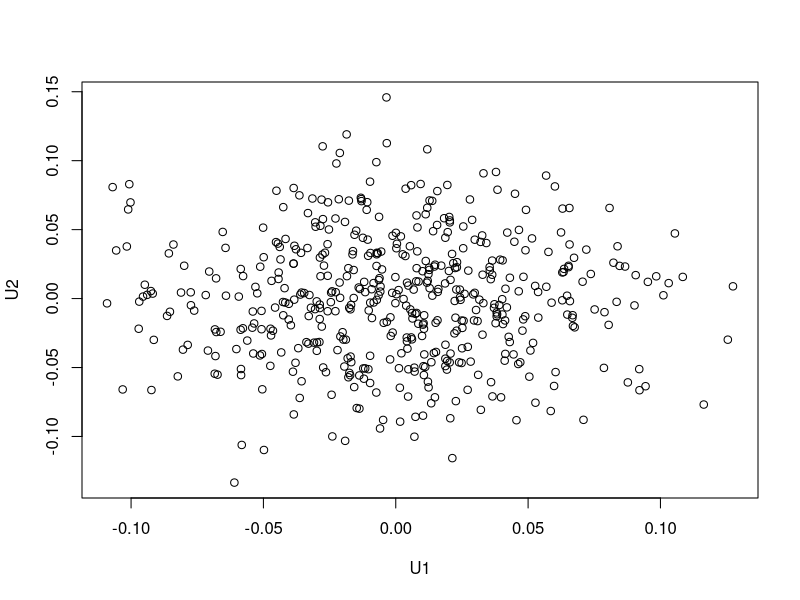
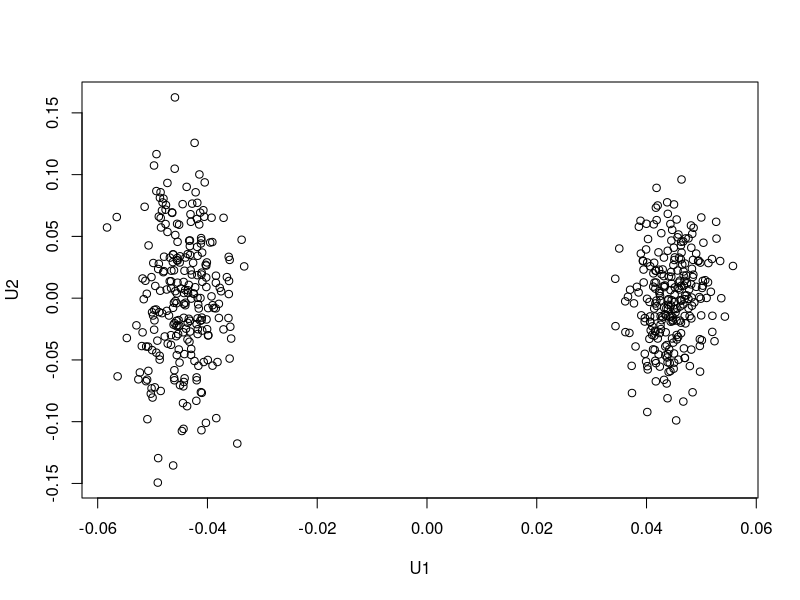

Write the R code that produced these figures, in order.
# CODE0101
# EIGEN DECOMPOSITION
rm(list=ls()) # CLEAR WORKSPACE
set.seed(30371171)
# SIMULATE Z FROM AN UNSTRUCTURED POPULATION
Z <- matrix(nrow= 500,ncol= 1300,rbinom(500*1300,size=2,p=.5))
Gz <- tcrossprod(scale(Z)) # CENTRING AND SCALING
EVD <- eigen(Gz)
U <- EVD$vector
tU<-t(U)
val <- EVD$values
qr(Gz)$rank
plot(U[,1],U[,2],xlab='U1',ylab='U2')

# SIMULATE Z FROM TWO POPULATIONS WITH DIFFERENT GENE FREQUENCIES
Z1 <- matrix(nrow= 250,ncol= 1300,rbinom(250*1300,size=2,p=.5))
Z2 <- matrix(nrow= 250,ncol= 1300,rbinom(250*1300,size=2,p=.3))
Z <- rbind(Z1,Z2)
Gz <- tcrossprod(scale(Z))
EVD <- eigen(Gz)
U <- EVD$vector
tU<-t(U)
val <- EVD$values
qr(Gz)$rank
plot(U[,1],U[,2],xlab='U1',ylab='U2')